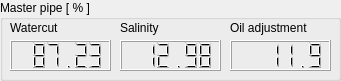
   <widget class="QGroupBox" name="groupBox_12">
    <property name="geometry">
     <rect>
      <x>10</x>
      <y>660</y>
      <width>341</width>
      <height>81</height>
     </rect>
    </property>
    <property name="title">
     <string>Master pipe [ % ]</string>
    </property>
    <widget class="QLabel" name="label_3">
     <property name="geometry">
      <rect>
       <x>10</x>
       <y>20</y>
       <width>71</width>
       <height>16</height>
      </rect>
     </property>
     <property name="text">
      <string>Watercut</string>
     </property>
    </widget>
    <widget class="QLabel" name="label_12">
     <property name="geometry">
      <rect>
       <x>120</x>
       <y>20</y>
       <width>61</width>
       <height>16</height>
      </rect>
     </property>
     <property name="text">
      <string>Salinity</string>
     </property>
    </widget>
    <widget class="QLabel" name="label_13">
     <property name="geometry">
      <rect>
       <x>230</x>
       <y>20</y>
       <width>91</width>
       <height>16</height>
      </rect>
     </property>
     <property name="text">
      <string>Oil adjustment</string>
     </property>
    </widget>
    <widget class="QLCDNumber" name="lcdNumber">
     <property name="geometry">
      <rect>
       <x>10</x>
       <y>40</y>
       <width>101</width>
       <height>31</height>
      </rect>
     </property>
     <property name="smallDecimalPoint">
      <bool>false</bool>
     </property>
     <property name="digitCount">
      <number>6</number>
     </property>
     <property name="value" stdset="0">
      <double>87.230000000000004</double>
     </property>
    </widget>
    <widget class="QLCDNumber" name="lcdNumber_2">
     <property name="geometry">
      <rect>
       <x>120</x>
       <y>40</y>
       <width>101</width>
       <height>31</height>
      </rect>
     </property>
     <property name="smallDecimalPoint">
      <bool>false</bool>
     </property>
     <property name="digitCount">
      <number>6</number>
     </property>
     <property name="value" stdset="0">
      <double>12.980000000000000</double>
     </property>
    </widget>
    <widget class="QLCDNumber" name="lcdNumber_3">
     <property name="geometry">
      <rect>
       <x>230</x>
       <y>40</y>
       <width>101</width>
       <height>31</height>
      </rect>
     </property>
     <property name="smallDecimalPoint">
      <bool>false</bool>
     </property>
     <property name="digitCount">
      <number>6</number>
     </property>
     <property name="value" stdset="0">
      <double>11.900000000000000</double>
     </property>
    </widget>
   </widget>
